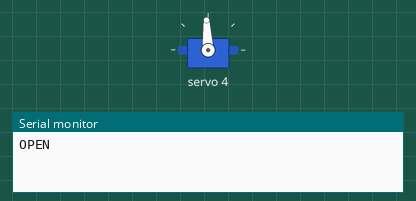
Simulated run of this sketch. Board: Arduino Uno, built with avr-gcc and run on an emulated ATmega328P. On the bench: servo, the last lines printed to the serial monitor.

Above: at 0.05 s.
At 3.0 s:
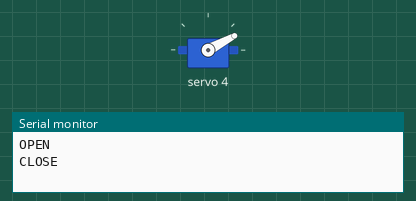
Timing chart, 0 to 6.9 s (numbered marks = the images above):
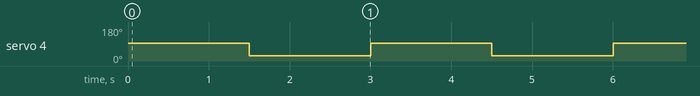

Measured:
- by itself, servo 4: alternates 93° for 1.5 s and 28° for 1.5 s

The sketch:

pca9685_claw_test.ino
```cpp
// Cycles the claw (channel 4) open and closed repeatedly so you can
// watch it and dial in the right angles + direction.
// Open Serial Monitor at 9600 baud to see which state it's in.

#include <Wire.h>
#include <Adafruit_PWMServoDriver.h>

Adafruit_PWMServoDriver pca = Adafruit_PWMServoDriver(); // default I2C addr 0x40

#define SERVO_MIN  102
#define SERVO_MAX  512

const int CH_GRIPPER = 4;

// PLACEHOLDER angles -- tune these. Assumption: increasing angle =
// clockwise (viewed from top) = closing. If yours does the opposite,
// just swap the two values below, or flip GRIPPER_INVERTED to true.
int OPEN_ANGLE  = 90;
int CLOSE_ANGLE = 30;
bool GRIPPER_INVERTED = false;

int angleToTicks(int angle) {
  angle = constrain(angle, 0, 180);
  return map(angle, 0, 180, SERVO_MIN, SERVO_MAX);
}

void setup() {
  Serial.begin(9600);
  pca.begin();
  pca.setPWMFreq(50);
}

void loop() {
  Serial.println("OPEN");
  writeGripper(OPEN_ANGLE);
  delay(1500);

  Serial.println("CLOSE");
  writeGripper(CLOSE_ANGLE);
  delay(1500);
}

void writeGripper(int angle) {
  if (GRIPPER_INVERTED) angle = 180 - angle;
  pca.setPWM(CH_GRIPPER, 0, angleToTicks(angle));
}
```
